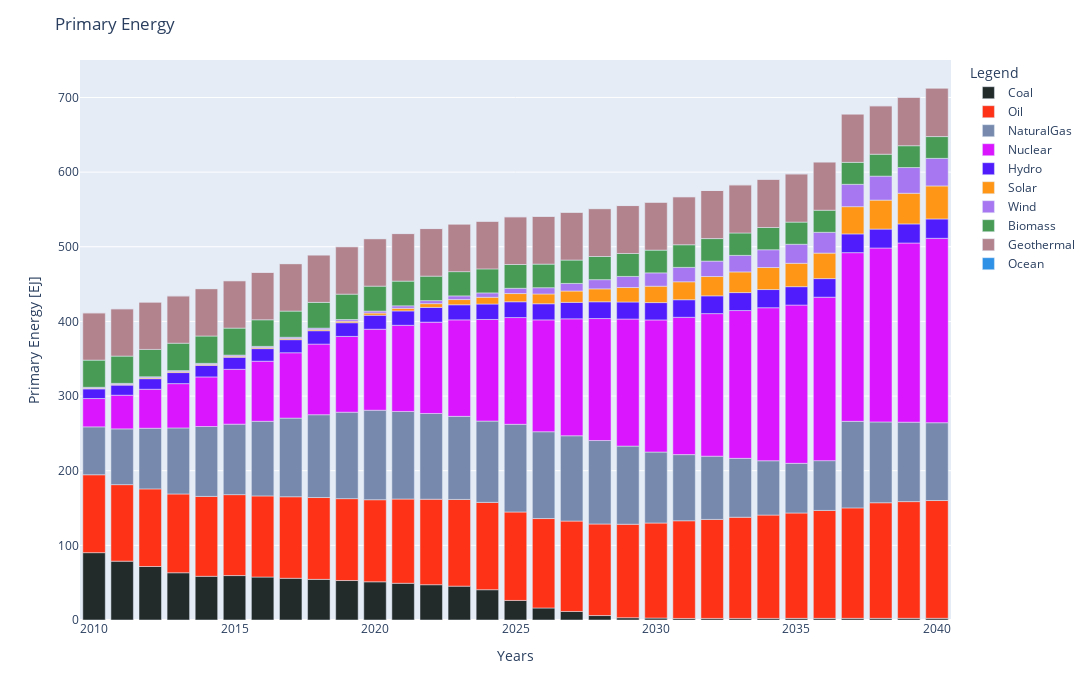

Notebook source saved alongside this figure:
### Code cell
## ProductionByTechnologyAnnual - Primary Energy
### option 1
#PrimaryEnergy[0].plot.area()

### option 2
PrimaryEnergy=PrimaryEnergy.iloc[:-10,:]

PrimaryEnergy.rename(columns = {'C1CO00I00':'Coal', 'C1NG00I00':'NaturalGas', 'C1NU00I00':'Nuclear', 'C1OI00I00':'Oil', 'BM':'Biomass', 'GO':'Geothermal', 'HY':'Hydro', 'OC':'Ocean', 'SO':'Solar', 'WD':'Wind'}, inplace = True)
PrimaryEnergy=PrimaryEnergy.loc[:, ['Coal','Oil','NaturalGas','Nuclear','Hydro','Solar','Wind','Biomass','Geothermal','Ocean']]
fig1 = px.bar(PrimaryEnergy, x=PrimaryEnergy.index, y=PrimaryEnergy.columns, color_discrete_sequence=[px.colors.qualitative.Dark24[5],px.colors.qualitative.Light24[0],px.colors.qualitative.Dark24[15],px.colors.qualitative.Dark24[4],
                                                                                                      px.colors.qualitative.Dark24[9],px.colors.qualitative.Light24[7],px.colors.qualitative.Dark24[17],px.colors.qualitative.Light24[8],px.colors.qualitative.Dark24[13],px.colors.qualitative.Dark24[0]], height=700, width=1400)
fig1.update_layout(
    title="Primary Energy",
    xaxis_title="Years",
    yaxis_title="Primary Energy [EJ]",
    legend_title="Legend")
fig1.update_traces(hovertemplate='Year: %{x} <br>Primary Energy: %{y}')
fig1.show()


#myPath_png = Path(f'{folder}', 'img', 'PrimaryEnergy.png')
#fig.write_image(myPath_png)

### Figure 1 — Plotly figure (JSON) as saved in the notebook; plotly's stock layout.template omitted (floating-point values rounded to 4 significant figures)
{"data": [{"alignmentgroup": "True", "hovertemplate": "Year: %{x} <br>Primary Energy: %{y}", "legendgroup": "Coal", "marker": {"color": "#222A2A", "pattern": {"shape": ""}}, "name": "Coal", "offsetgroup": "Coal", "orientation": "v", "showlegend": true, "textposition": "auto", "type": "bar", "x": [2010, 2011, 2012, 2013, 2014, 2015, 2016, 2017, 2018, 2019, 2020, 2021, 2022, 2023, 2024, 2025, 2026, 2027, 2028, 2029, 2030, 2031, 2032, 2033, 2034, 2035, 2036, 2037, 2038, 2039, 2040], "xaxis": "x", "y": [90.22, 78.81, 71.66, 63.29, 58.54, 59.52, 57.55, 55.9, 54.43, 52.89, 51.17, 49.22, 47.27, 45.33, 40.57, 26.22, 16.1, 11.44, 5.941, 3.047, 2.618, 2.094, 2.116, 2.138, 2.159, 2.18, 2.2, 2.219, 2.238, 2.257, 2.275], "yaxis": "y"}, {"alignmentgroup": "True", "hovertemplate": "Year: %{x} <br>Primary Energy: %{y}", "legendgroup": "Oil", "marker": {"color": "#FD3216", "pattern": {"shape": ""}}, "name": "Oil", "offsetgroup": "Oil", "orientation": "v", "showlegend": true, "textposition": "auto", "type": "bar", "x": [2010, 2011, 2012, 2013, 2014, 2015, 2016, 2017, 2018, 2019, 2020, 2021, 2022, 2023, 2024, 2025, 2026, 2027, 2028, 2029, 2030, 2031, 2032, 2033, 2034, 2035, 2036, 2037, 2038, 2039, 2040], "xaxis": "x", "y": [104.4, 102.5, 104.0, 105.5, 107.0, 108.4, 108.7, 109.2, 109.6, 109.7, 110.0, 112.8, 114.5, 116.2, 117.0, 118.5, 119.8, 121.1, 122.7, 125.2, 127.3, 130.8, 132.6, 135.5, 138.4, 141.2, 144.6, 148.0, 154.8, 156.3, 157.8], "yaxis": "y"}, {"alignmentgroup": "True", "hovertemplate": "Year: %{x} <br>Primary Energy: %{y}", "legendgroup": "NaturalGas", "marker": {"color": "#778AAE", "pattern": {"shape": ""}}, "name": "NaturalGas", "offsetgroup": "NaturalGas", "orientation": "v", "showlegend": true, "textposition": "auto", "type": "bar", "x": [2010, 2011, 2012, 2013, 2014, 2015, 2016, 2017, 2018, 2019, 2020, 2021, 2022, 2023, 2024, 2025, 2026, 2027, 2028, 2029, 2030, 2031, 2032, 2033, 2034, 2035, 2036, 2037, 2038, 2039, 2040], "xaxis": "x", "y": [64.16, 74.69, 81.23, 88.49, 93.66, 94.43, 99.96, 105.4, 110.9, 115.8, 119.9, 117.3, 114.9, 111.3, 108.9, 117.5, 116.3, 114.3, 111.8, 104.7, 95.1, 88.62, 84.72, 78.88, 72.76, 66.54, 66.69, 115.9, 108.3, 106.4, 104.2], "yaxis": "y"}, {"alignmentgroup": "True", "hovertemplate": "Year: %{x} <br>Primary Energy: %{y}", "legendgroup": "Nuclear", "marker": {"color": "#DA16FF", "pattern": {"shape": ""}}, "name": "Nuclear", "offsetgroup": "Nuclear", "orientation": "v", "showlegend": true, "textposition": "auto", "type": "bar", "x": [2010, 2011, 2012, 2013, 2014, 2015, 2016, 2017, 2018, 2019, 2020, 2021, 2022, 2023, 2024, 2025, 2026, 2027, 2028, 2029, 2030, 2031, 2032, 2033, 2034, 2035, 2036, 2037, 2038, 2039, 2040], "xaxis": "x", "y": [37.95, 45.1, 52.23, 59.33, 66.42, 73.49, 80.53, 87.55, 94.56, 101.5, 108.5, 115.4, 122.4, 129.3, 136.1, 143.0, 149.8, 156.6, 163.4, 170.2, 177.0, 184.0, 191.0, 198.0, 205.0, 212.0, 219.0, 226.0, 233.0, 240.0, 247.0], "yaxis": "y"}, {"alignmentgroup": "True", "hovertemplate": "Year: %{x} <br>Primary Energy: %{y}", "legendgroup": "Hydro", "marker": {"color": "#511CFB", "pattern": {"shape": ""}}, "name": "Hydro", "offsetgroup": "Hydro", "orientation": "v", "showlegend": true, "textposition": "auto", "type": "bar", "x": [2010, 2011, 2012, 2013, 2014, 2015, 2016, 2017, 2018, 2019, 2020, 2021, 2022, 2023, 2024, 2025, 2026, 2027, 2028, 2029, 2030, 2031, 2032, 2033, 2034, 2035, 2036, 2037, 2038, 2039, 2040], "xaxis": "x", "y": [12.93, 13.55, 14.17, 14.82, 15.48, 16.15, 16.84, 17.54, 17.94, 18.34, 18.75, 19.23, 19.72, 20.21, 20.7, 21.19, 21.62, 22.06, 22.45, 22.85, 23.24, 23.52, 23.81, 24.09, 24.37, 24.65, 24.88, 25.11, 25.34, 25.57, 25.94], "yaxis": "y"}, {"alignmentgroup": "True", "hovertemplate": "Year: %{x} <br>Primary Energy: %{y}", "legendgroup": "Solar", "marker": {"color": "#FF9616", "pattern": {"shape": ""}}, "name": "Solar", "offsetgroup": "Solar", "orientation": "v", "showlegend": true, "textposition": "auto", "type": "bar", "x": [2010, 2011, 2012, 2013, 2014, 2015, 2016, 2017, 2018, 2019, 2020, 2021, 2022, 2023, 2024, 2025, 2026, 2027, 2028, 2029, 2030, 2031, 2032, 2033, 2034, 2035, 2036, 2037, 2038, 2039, 2040], "xaxis": "x", "y": [0.7719, 0.9966, 1.22, 1.267, 1.314, 1.362, 1.408, 1.455, 1.502, 2.029, 2.922, 3.491, 5.045, 7.023, 9.007, 11.0, 13.09, 15.18, 17.28, 19.38, 21.97, 24.04, 25.87, 27.69, 29.51, 31.32, 34.14, 36.51, 38.78, 41.05, 44.23], "yaxis": "y"}, {"alignmentgroup": "True", "hovertemplate": "Year: %{x} <br>Primary Energy: %{y}", "legendgroup": "Wind", "marker": {"color": "#A777F1", "pattern": {"shape": ""}}, "name": "Wind", "offsetgroup": "Wind", "orientation": "v", "showlegend": true, "textposition": "auto", "type": "bar", "x": [2010, 2011, 2012, 2013, 2014, 2015, 2016, 2017, 2018, 2019, 2020, 2021, 2022, 2023, 2024, 2025, 2026, 2027, 2028, 2029, 2030, 2031, 2032, 2033, 2034, 2035, 2036, 2037, 2038, 2039, 2040], "xaxis": "x", "y": [1.336, 1.328, 1.329, 1.364, 1.409, 1.507, 1.611, 1.782, 1.994, 2.283, 2.647, 3.368, 4.046, 4.896, 5.888, 7.033, 8.421, 10.2, 12.35, 14.88, 17.86, 19.29, 20.69, 22.19, 23.79, 25.5, 27.89, 29.96, 32.15, 34.49, 36.99], "yaxis": "y"}, {"alignmentgroup": "True", "hovertemplate": "Year: %{x} <br>Primary Energy: %{y}", "legendgroup": "Biomass", "marker": {"color": "#479B55", "pattern": {"shape": ""}}, "name": "Biomass", "offsetgroup": "Biomass", "orientation": "v", "showlegend": true, "textposition": "auto", "type": "bar", "x": [2010, 2011, 2012, 2013, 2014, 2015, 2016, 2017, 2018, 2019, 2020, 2021, 2022, 2023, 2024, 2025, 2026, 2027, 2028, 2029, 2030, 2031, 2032, 2033, 2034, 2035, 2036, 2037, 2038, 2039, 2040], "xaxis": "x", "y": [36.42, 36.55, 36.67, 36.71, 36.58, 36.16, 35.61, 35.06, 34.51, 33.95, 33.4, 33.08, 32.78, 32.47, 32.17, 31.87, 31.58, 31.29, 31.01, 30.73, 30.46, 30.29, 30.14, 29.98, 29.83, 29.69, 29.56, 29.44, 29.32, 29.21, 29.11], "yaxis": "y"}, {"alignmentgroup": "True", "hovertemplate": "Year: %{x} <br>Primary Energy: %{y}", "legendgroup": "Geothermal", "marker": {"color": "#B2828D", "pattern": {"shape": ""}}, "name": "Geothermal", "offsetgroup": "Geothermal", "orientation": "v", "showlegend": true, "textposition": "auto", "type": "bar", "x": [2010, 2011, 2012, 2013, 2014, 2015, 2016, 2017, 2018, 2019, 2020, 2021, 2022, 2023, 2024, 2025, 2026, 2027, 2028, 2029, 2030, 2031, 2032, 2033, 2034, 2035, 2036, 2037, 2038, 2039, 2040], "xaxis": "x", "y": [63.38, 63.4, 63.43, 63.46, 63.48, 63.51, 63.53, 63.55, 63.58, 63.6, 63.63, 63.69, 63.75, 63.82, 63.88, 63.94, 64.01, 64.07, 64.14, 64.2, 64.27, 64.34, 64.42, 64.49, 64.57, 64.64, 64.73, 64.82, 64.92, 65.01, 65.1], "yaxis": "y"}, {"alignmentgroup": "True", "hovertemplate": "Year: %{x} <br>Primary Energy: %{y}", "legendgroup": "Ocean", "marker": {"color": "#2E91E5", "pattern": {"shape": ""}}, "name": "Ocean", "offsetgroup": "Ocean", "orientation": "v", "showlegend": true, "textposition": "auto", "type": "bar", "x": [2010, 2011, 2012, 2013, 2014, 2015, 2016, 2017, 2018, 2019, 2020, 2021, 2022, 2023, 2024, 2025, 2026, 2027, 2028, 2029, 2030, 2031, 2032, 2033, 2034, 2035, 2036, 2037, 2038, 2039, 2040], "xaxis": "x", "y": [0, 0, 0, 0, 0, 0, 0, 0, 0, 0, 0, 0, 0, 0, 0, 0, 0, 0, 0, 0, 0, 0, 0, 0, 0, 0, 0, 0, 0, 0, 0], "yaxis": "y"}], "layout": {"barmode": "relative", "height": 700, "legend": {"title": {"text": "Legend"}, "tracegroupgap": 0}, "margin": {"t": 60}, "title": {"text": "Primary Energy"}, "width": 1400, "xaxis": {"anchor": "y", "domain": [0, 1], "title": {"text": "Years"}}, "yaxis": {"anchor": "x", "domain": [0, 1], "title": {"text": "Primary Energy [EJ]"}}}}
